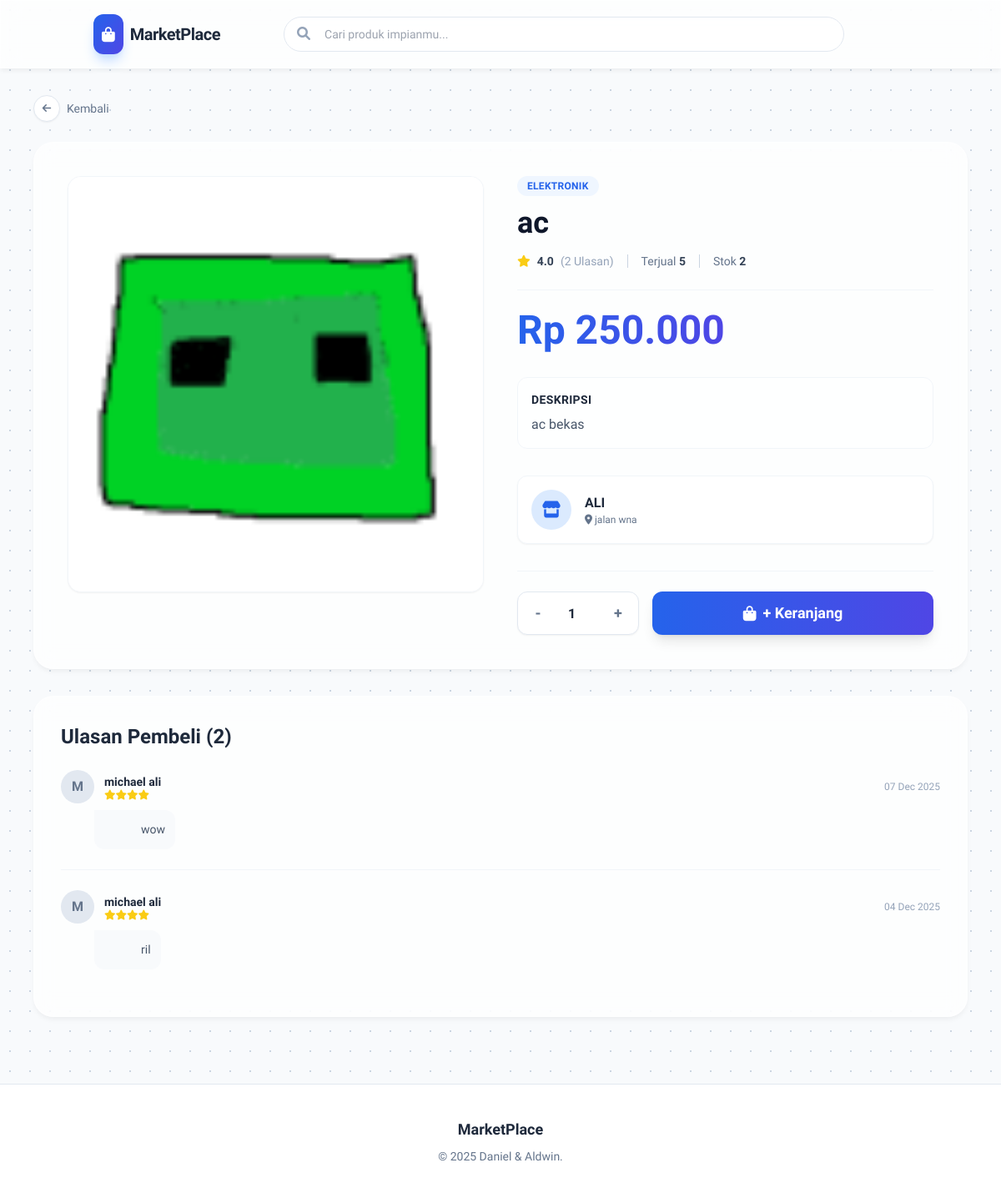
Screenshot of /views/detail.php?id=2 with the database file from the repository.
### tables this page shows
CREATE TABLE `products` (
  `id` int(11) NOT NULL,
  `shop_id` int(11) NOT NULL,
  `category_id` int(11) NOT NULL,
  `nama_produk` varchar(100) NOT NULL,
  `deskripsi` text DEFAULT NULL,
  `harga` decimal(10,2) NOT NULL,
  `stok` int(11) NOT NULL,
  `gambar` varchar(255) DEFAULT NULL,
  `created_at` timestamp NOT NULL DEFAULT current_timestamp(),
  `terjual` int(11) DEFAULT 0
);

CREATE TABLE `categories` (
  `id` int(11) NOT NULL,
  `nama_kategori` varchar(50) NOT NULL
);

CREATE TABLE `shops` (
  `id` int(11) NOT NULL,
  `user_id` int(11) NOT NULL,
  `nama_toko` varchar(100) NOT NULL,
  `deskripsi_toko` text DEFAULT NULL,
  `alamat_toko` text DEFAULT NULL,
  `created_at` timestamp NOT NULL DEFAULT current_timestamp()
);

CREATE TABLE `product_reviews` (
  `id` int(11) NOT NULL,
  `user_id` int(11) NOT NULL,
  `product_id` int(11) NOT NULL,
  `rating` int(1) NOT NULL,
  `review` text DEFAULT NULL,
  `created_at` timestamp NOT NULL DEFAULT current_timestamp()
);

CREATE TABLE `users` (
  `id` int(11) NOT NULL,
  `username` varchar(50) NOT NULL,
  `password` varchar(255) NOT NULL,
  `nama_lengkap` varchar(100) DEFAULT NULL,
  `email` varchar(100) DEFAULT NULL,
  `role` enum('admin','member') DEFAULT 'member',
  `created_at` timestamp NOT NULL DEFAULT current_timestamp(),
  `balance` decimal(15,2) DEFAULT 0.00
);

### Controllers/ProductController.php (called while the page is built, shortened)
<?php
require_once '../config/Database.php';
class ProductController {
    private $conn;
    private $table = "products";
    public function __construct() {
        $database = new Database();
        $this->conn = $database->getConnection();
    }
    public function getPublicProduct($id) {
        $query = "SELECT p.*, s.nama_toko, s.alamat_toko, c.nama_kategori,
                  (SELECT COALESCE(SUM(oi.quantity), 0) FROM order_items oi WHERE oi.product_id = p.id) as terjual,
                  (SELECT COALESCE(AVG(rating), 0) FROM product_reviews WHERE product_id = p.id) as rating_produk,
                  (SELECT COUNT(*) FROM product_reviews WHERE product_id = p.id) as jumlah_review
                  FROM " . $this->table . " p
                  JOIN shops s ON p.shop_id = s.id
                  JOIN categories c ON p.category_id = c.id
                  WHERE p.id = :id LIMIT 1";
        $stmt = $this->conn->prepare($query);
        $stmt->bindParam(':id', $id);
        $stmt->execute();
        return $stmt->fetch(PDO::FETCH_ASSOC);
    }
}
?>

### config/Database.php (called while the page is built, shortened)
<?php
class Database {
    private $host = "localhost";
    private $db_name = "db_toko_online";
    private $username = "root";
    private $password = "";
    public function getConnection() {
        $this->conn = null;
        try {
            $this->conn = new PDO("mysql:host=" . $this->host . ";dbname=" . $this->db_name, $this->username, $this->password);
            $this->conn->setAttribute(PDO::ATTR_ERRMODE, PDO::ERRMODE_EXCEPTION);
        } catch(PDOException $exception) {
            die(json_encode(['status' => 'error', 'message' => 'Database Error: ' . $exception->getMessage()]));
        }
        return $this->conn;
    }
}
?>

### Controllers/ReviewController.php (called while the page is built, shortened)
<?php
require_once '../config/Database.php';
class ReviewController {
    private $conn;
    private $table = "product_reviews";
    public function __construct() {
        $database = new Database();
        $this->conn = $database->getConnection();
    }
    public function getReviews($productId) {
        $query = "SELECT r.*, u.nama_lengkap, u.username
                  FROM " . $this->table . " r
                  JOIN users u ON r.user_id = u.id
                  WHERE r.product_id = :pid
                  ORDER BY r.created_at DESC";
        $stmt = $this->conn->prepare($query);
        $stmt->bindParam(':pid', $productId);
        $stmt->execute();
        return $stmt->fetchAll(PDO::FETCH_ASSOC);
    }
}
?>

### Views/detail.php (the view, shortened to what this page needs)
<?php
require_once '../config/Database.php';
require_once '../Controllers/ProductController.php';
require_once '../Controllers/ReviewController.php';
$id = $_GET['id'];
$productObj = new ProductController();
$product = $productObj->getPublicProduct($id);
$reviewObj = new ReviewController();
$reviews = $reviewObj->getReviews($id);
?>
<!DOCTYPE html>
<html lang="id">
<head>
    <script src="https://cdn.tailwindcss.com"></script>
    <link rel="stylesheet" href="https://cdnjs.cloudflare.com/ajax/libs/font-awesome/6.0.0/css/all.min.css">
    <link rel="stylesheet" href="../assets/css/style.css">
</head>
<body class="bg-slate-50 text-slate-800">
    <nav class="glass sticky top-0 z-50 transition-all duration-300">
        <div class="container mx-auto px-4 sm:px-6 h-20 flex items-center justify-between gap-4">
            <a href="../index.php" class="flex items-center gap-2 flex-shrink-0 group">
                <div class="bg-gradient-to-br from-blue-600 to-indigo-600 text-white p-2.5 rounded-xl shadow-lg shadow-blue-200 group-hover:scale-105 transition duration-300">
                    <i class="fas fa-shopping-bag text-lg"></i>
                </div>
                <span class="text-xl font-extrabold text-slate-800 tracking-tight hidden md:block">MarketPlace</span>
            </a>
            <div class="flex-1 max-w-2xl mx-4">
                <form action="browse.php" method="GET" class="relative group">
                    <input type="text" name="search" class="w-full input-modern rounded-full py-2.5 pl-12 pr-6 text-sm" placeholder="Cari produk impianmu...">
                    <i class="fas fa-search absolute left-4 top-3 text-slate-400 group-focus-within:text-blue-500 transition"></i>
                </form>
            </div>
        </div>
    </nav>
    <div class="container mx-auto px-4 py-8 max-w-6xl">
        <div class="mb-6">
            <button onclick="history.back()" class="group inline-flex items-center gap-2 text-slate-500 hover:text-blue-600 transition-colors duration-200 font-medium text-sm">
                <div class="w-8 h-8 rounded-full bg-white border border-slate-200 flex items-center justify-center shadow-sm group-hover:border-blue-200 group-hover:bg-blue-50 transition-all">
                    <i class="fas fa-arrow-left text-xs"></i>
                </div>
                Kembali
            </button>
        </div>
        <div class="glass rounded-3xl p-6 md:p-10 mb-8 animate-enter">
            <div class="grid grid-cols-1 md:grid-cols-2 gap-10">
                <div class="space-y-4">
                    <div class="bg-white rounded-2xl overflow-hidden border border-slate-100 aspect-square flex items-center justify-center relative group shadow-sm">
                        <?php if($product['gambar']): ?>
                            <img src="../assets/images/<?php echo $product['gambar']; ?>" class="w-full h-full object-cover transition duration-500 group-hover:scale-105">
                        <?php endif; ?>
                    </div>
                </div>
                <div class="flex flex-col h-full">
                    <div class="inline-block px-3 py-1 rounded-full bg-blue-50 text-blue-600 text-xs font-bold uppercase tracking-wide mb-3 w-fit">
                        <?php echo htmlspecialchars($product['nama_kategori']); ?>
                    </div>
                    <h1 class="text-3xl md:text-4xl font-extrabold text-slate-900 mb-4 leading-tight">
                        <?php echo htmlspecialchars($product['nama_produk']); ?>
                    </h1>
                    <div class="flex items-center gap-4 text-sm text-slate-500 mb-6 border-b border-slate-100 pb-6">
                        <div class="flex items-center gap-1 text-yellow-400">
                            <i class="fas fa-star"></i>
                            <span class="text-slate-700 font-bold ml-1"><?php echo number_format($product['rating_produk'], 1); ?></span>
                            <span class="text-slate-400 font-normal ml-1">(<?php echo $product['jumlah_review']; ?> Ulasan)</span>
                        </div>
                        <div>Terjual <span class="font-bold text-slate-700"><?php echo $product['terjual']; ?></span></div>
                        <div>Stok <span class="font-bold text-slate-700"><?php echo $product['stok']; ?></span></div>
                    </div>
                    <div class="mb-8">
                        <span class="text-4xl md:text-5xl font-extrabold text-transparent bg-clip-text bg-gradient-to-r from-blue-600 to-indigo-600">
                        </span>
                    </div>
                    <div class="bg-white/50 rounded-xl p-4 border border-slate-100 mb-8">
                        <h3 class="font-bold text-slate-800 mb-2 text-sm uppercase tracking-wide">Deskripsi</h3>
                        <p class="text-slate-600 leading-relaxed text-sm md:text-base">
                            <?php echo nl2br(htmlspecialchars($product['deskripsi'] ?: 'Tidak ada deskripsi.')); ?>
                        </p>
                    </div>
                    <div class="bg-white rounded-xl p-4 flex items-center gap-4 border border-slate-100 mb-8 shadow-sm">
                        <div class="w-12 h-12 bg-blue-100 rounded-full flex items-center justify-center text-blue-600 font-bold text-xl">
                            <i class="fas fa-store"></i>
                        </div>
                        <div>
                            <div class="font-bold text-slate-800"><?php echo htmlspecialchars($product['nama_toko']); ?></div>
                            <div class="text-xs text-slate-500"><i class="fas fa-map-marker-alt"></i> <?php echo htmlspecialchars($product['alamat_toko']); ?></div>
                        </div>
                    </div>
                    <div class="mt-auto pt-6 border-t border-slate-100">
                        <div class="flex gap-4">
                            <div class="flex items-center border border-slate-200 rounded-xl bg-white shadow-sm">
                                <button onclick="changeQty(-1)" class="w-12 h-12 flex items-center justify-center text-slate-500 hover:text-blue-600 font-bold text-lg hover:bg-slate-50 rounded-l-xl transition">-</button>
                                <input type="number" id="qtyInput" value="1" min="1" max="<?php echo $product['stok']; ?>" class="w-12 text-center font-bold text-slate-800 outline-none h-12 bg-transparent" readonly>
                                <button onclick="changeQty(1)" class="w-12 h-12 flex items-center justify-center text-slate-500 hover:text-blue-600 font-bold text-lg hover:bg-slate-50 rounded-r-xl transition">+</button>
                            </div>
                            <button onclick="addToCart(<?php echo $product['id']; ?>)"
                                    class="flex-1 btn-primary text-white font-bold rounded-xl py-3 px-6 shadow-lg transform active:scale-95 transition flex items-center justify-center gap-2 text-lg">
                                <i class="fas fa-shopping-bag"></i>
                                + Keranjang
                            </button>
                        </div>
                    </div>
                </div>
            </div>
        </div>
        <div class="glass rounded-3xl p-8 animate-enter" style="animation-delay: 0.2s">
            <h2 class="text-2xl font-bold text-slate-800 mb-6">Ulasan Pembeli (<?php echo count($reviews); ?>)</h2>
            <div class="space-y-6">
                <?php foreach($reviews as $r): ?>
                <div class="border-b border-slate-100 pb-6 last:border-0">
                    <div class="flex items-center justify-between mb-2">
                        <div class="flex items-center gap-3">
                            <div class="w-10 h-10 rounded-full bg-slate-200 text-slate-500 flex items-center justify-center font-bold">
                                <?php echo strtoupper(substr($r['nama_lengkap'], 0, 1)); ?>
                            </div>
                            <div>
                                <p class="font-bold text-slate-800 text-sm"><?php echo htmlspecialchars($r['nama_lengkap']); ?></p>
                                <div class="flex text-xs text-yellow-400">
                                    <?php for($i=0; $i<$r['rating']; $i++) echo '<i class="fas fa-star"></i>'; ?>
                                </div>
                            </div>
                        </div>
                        <span class="text-xs text-slate-400"><?php echo date('d M Y', strtotime($r['created_at'])); ?></span>
                    </div>
                    <p class="text-slate-600 text-sm leading-relaxed pl-14 bg-slate-50 p-3 rounded-xl rounded-tl-none ml-10 inline-block">
                        <?php echo htmlspecialchars($r['review']); ?>
                    </p>
                </div>
                <?php endforeach; ?>
            </div>
        </div>
    </div>
    <footer class="bg-white border-t border-slate-200 py-10 mt-12">
        <div class="container mx-auto px-6 text-center">
            <p class="font-bold text-slate-800 text-lg mb-2">MarketPlace</p>
            <p class="text-slate-500 text-sm">&copy; 2025 Daniel & Aldwin.</p>
        </div>
    </footer>
</body>
</html>

### assets/css/style.css (style rules this page uses)
body { font-family: 'Plus Jakarta Sans', sans-serif; background-color: #f8fafc; background-image: radial-gradient(#cbd5e1 1px, transparent 1px); background-size: 24px 24px; color: #1e293b; -webkit-font-smoothing: antialiased; overflow-x: hidden; }
.animate-enter { opacity: 0; animation: fadeInUp 0.8s cubic-bezier(0.16, 1, 0.3, 1) forwards; }
.animate-enter:nth-child(2) { animation-delay: 0.2s; }
.animate-enter:nth-child(3) { animation-delay: 0.3s; }
.glass { background: rgba(255, 255, 255, 0.7); backdrop-filter: blur(12px); -webkit-backdrop-filter: blur(12px); border: 1px solid rgba(255, 255, 255, 0.5); box-shadow: 0 4px 6px -1px rgba(0, 0, 0, 0.05); }
.btn-primary { background: linear-gradient(to right, #2563EB, #4F46E5); color: white; box-shadow: 0 4px 12px rgba(37, 99, 235, 0.2); transition: all 0.2s cubic-bezier(0.16, 1, 0.3, 1); transform: scale(1); }
.input-modern { background-color: rgba(255, 255, 255, 0.6); border: 1px solid #e2e8f0; transition: all 0.3s ease; }

### rows the page displays
products: gambar (picture), category.nama_kategori "ELEKTRONIK", nama_produk "ac", stok "2", deskripsi "ac bekas", shop.nama_toko "ALI", shop.alamat_toko "jalan wna"
product_reviews: user.nama_lengkap "M", user.nama_lengkap "michael ali", rating 4 (drawn), created_at "07 Dec 2025", review "wow"
product_reviews: user.nama_lengkap "M", user.nama_lengkap "michael ali", rating 4 (drawn), created_at "04 Dec 2025", review "ril"

### other values shown
$product['rating_produk'] "4.0"
$product['jumlah_review'] "2"
$product['terjual'] "5"
count($reviews) "2"
